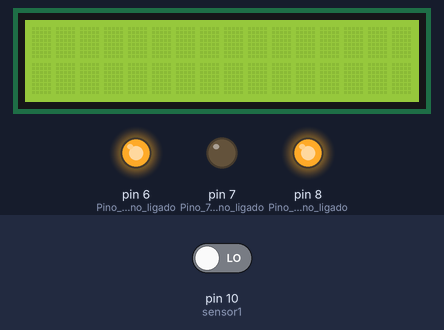
Recording of a sketch running on a simulated Arduino Uno, built with avr-gcc and run on an emulated ATmega328P. Parts: 16×2 character LCD, output pins drawn as LEDs (lit = HIGH). Inputs (shaded band) come from the test bench; at power-on: pin 10 (sensor1) LOW. Pins used as bus, display or sensor lines are not drawn.

Above: at 1.2 s.
1.3 s: pin 10 (sensor1) driven HIGH
At 2.0 s:
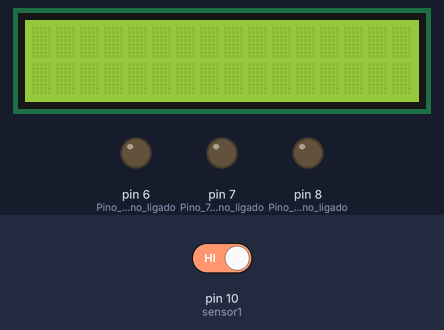
2.8 s: pin 10 (sensor1) driven LOW
At 3.2 s:
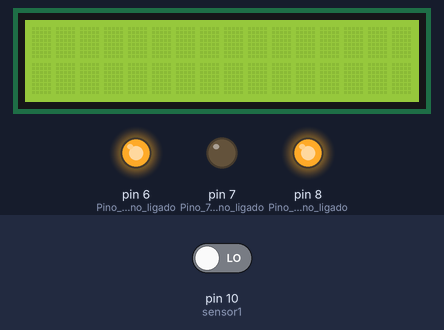
Timing chart, 0 to 5.8 s (numbered marks = the images above; inputs shaded):
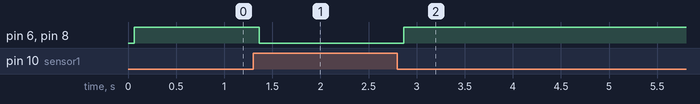

Measured:
- after the input at 1.3 s, pin 6 (Pino_6_do_Arduino_ligado), pin 8 (Pino_8_do_Arduino_ligado): HIGH → LOW after 0.06 s
- after the input at 2.8 s, pin 6 (Pino_6_do_Arduino_ligado), pin 8 (Pino_8_do_Arduino_ligado): LOW → HIGH after 0.06 s

The sketch:

sketch_sep10a.ino
```cpp
/*========================================================
  CIMATEC jr
  Equipe Agrotec jr
  Projeto Tec

  Descricao:

  Autor: Flavio Filipe dos Santos Viana

  Mentor:
  - Anthony Stark.

  Salvador, 09/10/2018
  ========================================================*/

//--------------------------------------------------------
// Inclusao das bibliotecas:
//--------------------------------------------------------
#include <math.h>
#include <Wire.h>
#include <TimerOne.h>
#include <LiquidCrystal.h>

//--------------------------------------------------------
// Definicao de Constantes:
//--------------------------------------------------------
#define TEMPO_AMOSTRA             0.001
#define PERIODO_CICLO             0.01667   // Tempo de amostra de um ciclo
#define N_CICLOS                  3.0       // Numero de Ciclos
#define TAMANHO_VETOR             50        // =(PERIODO_CICLO/TEMPO_AMOSTRA)*N_CICLOS
#define FATOR_ESCALA              1.0       // Fator de escala para umidade do solo
#define N_MEDIA_MOVEL             10

//--------------------------------------------------------
// Declaracao de Portas
//--------------------------------------------------------
const int umidade = A0;

LiquidCrystal lcd(12, 11, 5, 4, 3, 2);

//--------------------------------------------------------
// Declaracao de Variaveis Globais:
//--------------------------------------------------------
unsigned char flagBuffReady;
int sensor1 = 10;
int sensor2 = 11;

byte seven_seg_digits[4][7] = {  { 1,1,1,1,1,1,0 },  // = Digito 0
                                 { 0,1,1,0,0,0,0 },  // = Digito 1
                                 { 1,1,0,1,1,0,1 },  // = Digito 2
                                 { 1,1,1,1,0,0,1 },  // = Digito 3
};
//--------------------------------------------------------
// Prototipos das Funcoes Utilizadas:
//--------------------------------------------------------


//--------------------------------------------------------
// Funcao de Inicializacao antes de executar o
// Loop Principal:
//--------------------------------------------------------
void setup() {
  // Inicializa todas as variaveis, vetores, perifericos e pinos;

  flagBuffReady = 0;

  //Define o número de colunas e linhas do LCD
  lcd.begin(16, 2);
  Serial.begin(9600);

  pinMode(2, OUTPUT); //Pino 2 do Arduino ligado ao segmento A
  pinMode(3, OUTPUT); //Pino 3 do Arduino ligado ao segmento B
  pinMode(4, OUTPUT); //Pino 4 do Arduino ligado ao segmento C
  pinMode(5, OUTPUT); //Pino 5 do Arduino ligado ao segmento D
  pinMode(6, OUTPUT); //Pino 6 do Arduino ligado ao segmento E
  pinMode(7, OUTPUT); //Pino 7 do Arduino ligado ao segmento F
  pinMode(8, OUTPUT); //Pino 8 do Arduino ligado ao segmento G

  pinMode(sensor1, INPUT); //Pino 10 sensor nivel 2)
  pinMode(sensor2, INPUT); //Pino 11 sensor nivel 1)
}

void sevenSegWrite(byte digit)  //Funcao que aciona o display
{
  byte pin = 2;

  //Percorre o array ligando os segmentos correspondentes ao digito
  for (byte segCount = 0; segCount < 7; ++segCount)
  {
    digitalWrite(pin, seven_seg_digits[digit][segCount]);
    ++pin;
  }
    delay(100);   //Aguarda 100 milisegundos
}

int display7seg (int sen1, int sen2) {
  if(digitalRead(sen1)==0) {              //Verifica se o sensor nivel 2 está ativado
    sevenSegWrite(2);                     //Imprime variável 2 se verdadeiro
  } else {
    if(digitalRead(sen2)==0) {            //Verifica se o sensor nivel 1 está ativado
      sevenSegWrite(1);                   //Imprime variável 1 se verdadeiro
    } else {
    sevenSegWrite(0);                     //Não há corrente, imprime variável 0 no display 7seg
    }
  }
}

void loop() {
  display7seg (sensor1, sensor2);

}
```
